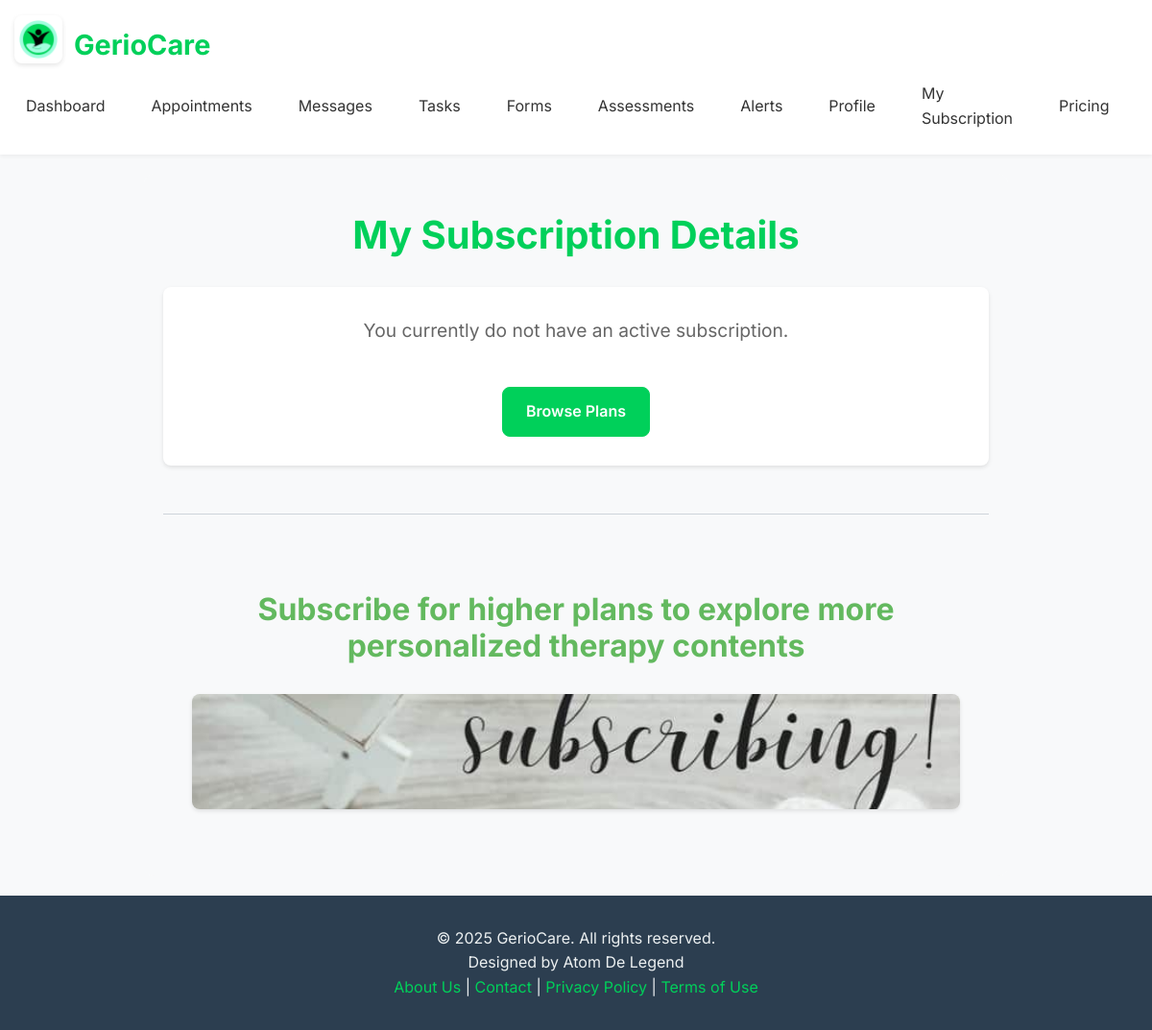
Before: /my_subscription (signed in) with the older database file.
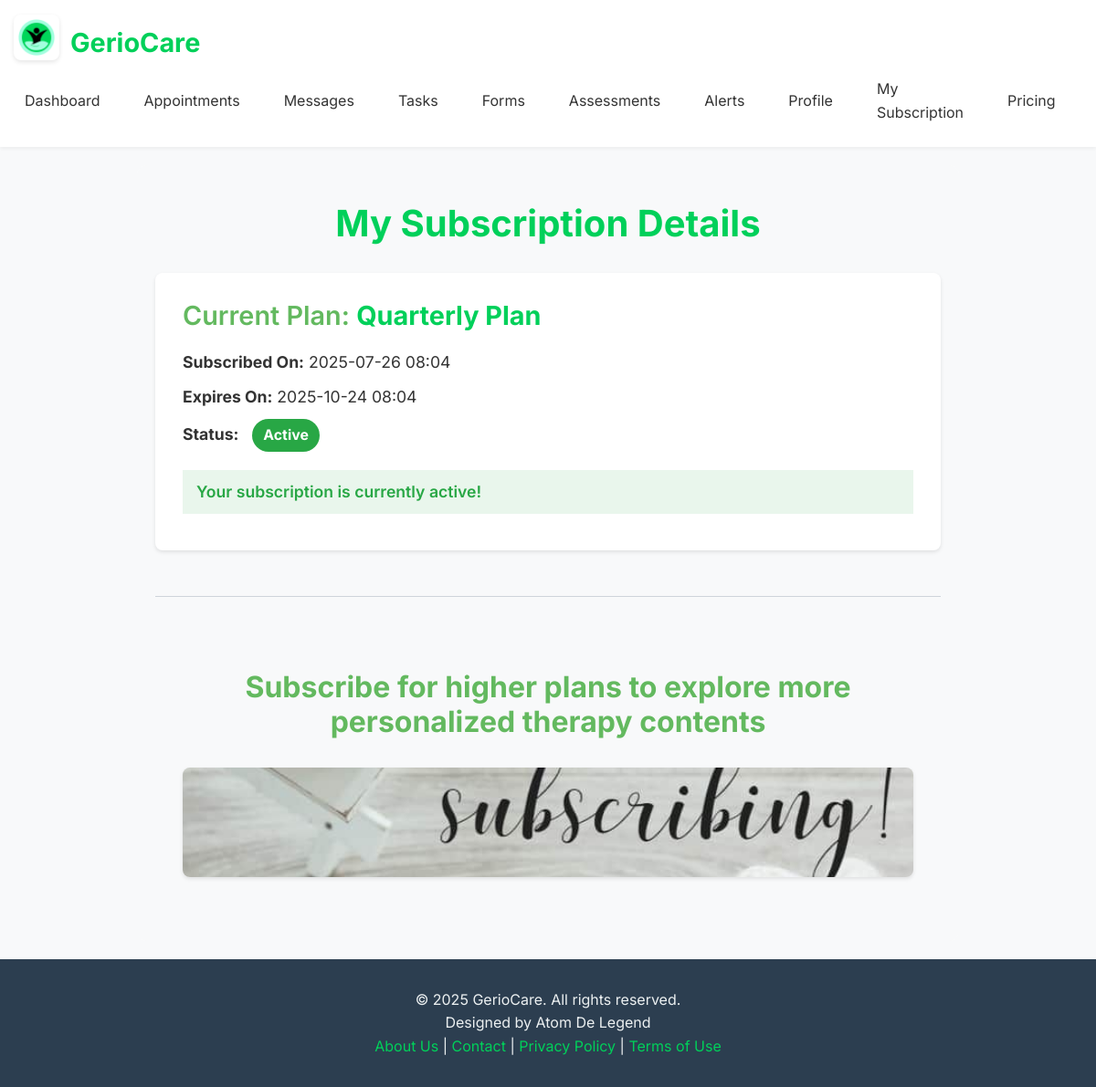
After: the same page with the newer database file.
### models.py (models this page shows, shortened)
class Plan(db.Model):
    id = db.Column(db.Integer, primary_key=True)
    name = db.Column(db.String(100), unique=True, nullable=False)
    amount_pesewas = db.Column(db.Integer, nullable=False) # Amount in smallest currency unit (e.g., pesewas for GHS)
    interval_days = db.Column(db.Integer, nullable=False) # e.g., 30 for monthly, 90 for quarterly, 365 for yearly
    description = db.Column(db.Text, nullable=True)
    is_active = db.Column(db.Boolean, default=True) # Can be deactivated by admin if no longer offered
    created_at = db.Column(db.DateTime, default=datetime.utcnow)
    subscriptions = db.relationship('Subscription', backref='plan', lazy=True)

class Subscription(db.Model):
    id = db.Column(db.Integer, primary_key=True)
    user_id = db.Column(db.Integer, db.ForeignKey('user.id'), nullable=False)
    plan_id = db.Column(db.Integer, db.ForeignKey('plan.id'), nullable=False)
    ref = db.Column(db.String(255), unique=True, nullable=False) # Paystack transaction reference
    timestamp = db.Column(db.DateTime, default=datetime.utcnow)
    expires_at = db.Column(db.DateTime, nullable=False)
    status = db.Column(db.String(50), default='pending') # 'pending', 'active', 'expired', 'cancelled'

### app.py (the view, shortened to what this page needs)
@app.route('/my_subscription')
@login_required # Only logged-in users can see their subscription details
def my_subscription():
    if current_user.role in ['client', 'therapist']:
        latest_subscription = Subscription.query.filter_by(user_id=current_user.id)\
                                                .order_by(Subscription.timestamp.desc())\
                                                .first()
        return render_template('my_subscription.html',
                               subscription=latest_subscription,
                               datetime=datetime) # Pass datetime module for template comparisons

### app.py (called while the page is built)
def has_active_subscription(user):
    if not user.is_authenticated or user.role not in ['client', 'therapist']:
        return True # Non-clients or unauthenticated users don't need a subscription to proceed
    latest_subscription = Subscription.query.filter_by(
        user_id=user.id,
        status='active'
    ).order_by(Subscription.expires_at.desc()).first() # Order by expiry to get the latest valid one
    if not latest_subscription:
        return False # No active subscription found
    return latest_subscription.expires_at > datetime.utcnow()

def login_required(f):
    @wraps(f)
    def decorated_function(*args, **kwargs):
        if not current_user.is_authenticated:
            flash("You need to be logged in to view this page.", "info")
            return redirect(url_for("login"))
        return f(*args, **kwargs)
    return decorated_function

@login_manager.user_loader
def load_user(user_id):
    return User.query.get(int(user_id))

### templates/my_subscription.html (shortened to what this page needs)
{% extends 'base.html' %}
{% block head_css %}
<link rel="stylesheet" href="{{ url_for('static', filename='css/pages/my_subscription.css') }}">
{% endblock %}
{% block content %}
<div class="container my-subscription-page">
    <h1 class="page-title">My Subscription Details</h1>
    {% if subscription %}
    <div class="subscription-details-card">
        <h3 class="card-title">Current Plan: <span class="plan-name">{{ subscription.plan.name }}</span></h3>
        <p><strong>Subscribed On:</strong> {{ subscription.timestamp.strftime('%Y-%m-%d %H:%M') }}</p>
        <p><strong>Expires On:</strong> {{ subscription.expires_at.strftime('%Y-%m-%d %H:%M') }}</p>
        <p><strong>Status:</strong> <span class="status-badge status-{{ subscription.status }}">{{ subscription.status | capitalize }}</span></p>
        {% if subscription.expires_at < now %}
            <p class="status-message expired">Your subscription has expired. Please renew to continue accessing content.</p>
            <a href="{{ url_for('pricing') }}" class="btn btn-primary mt-3">Renew Your Plan</a>
        {% else %}
            <p class="status-message active">Your subscription is currently active!</p>
        {% endif %}
    </div>
    {% else %}
    <div class="no-subscription-card">
        <p>You currently do not have an active subscription.</p>
        <a href="{{ url_for('pricing') }}" class="btn btn-primary mt-3">Browse Plans</a>
    </div>
    {% endif %}
    <hr class="section-divider">
    <div class="fancy-section">
        <h2 class="section-heading">Subscribe for higher plans to explore more personalized therapy contents</h2>
        <div class="static-media-gallery">
            <img src="{{ url_for('static', filename='images/subscribe_img1.jpeg') }}" alt="Therapy Session 1" class="gallery-item">
        </div>
    </div>
</div>
{% endblock %}

Changed rows visible on the page:
now on this page (row unchanged): Plan: plan.name "Quarterly Plan"
added Subscription: timestamp "2025-07-26 08:04", expires_at "2025-10-24 08:04", status "Active"
Other visible differences:
text no longer shown: "You currently do not have an active subscription. Browse Plans"
text now shown: "Current Plan: Subscribed On: Expires On: Status: Your subscription is currently active!"
